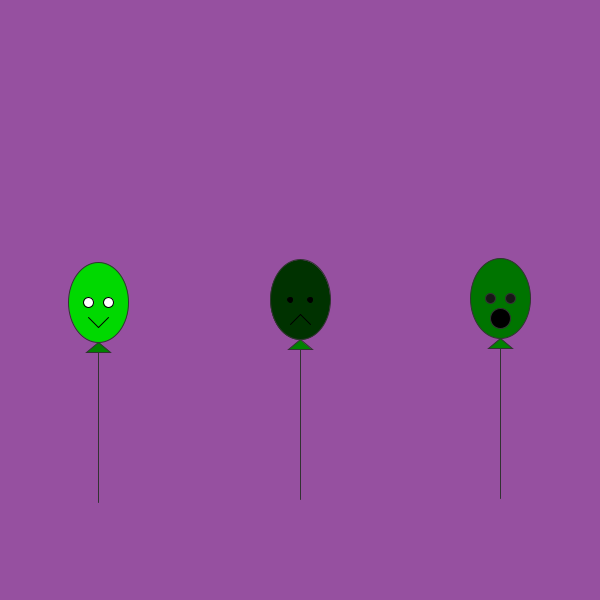
Frame 1 (no input)
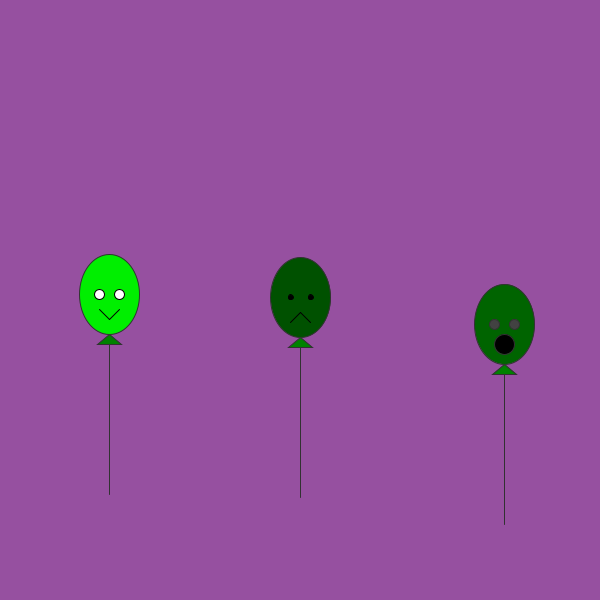
Frame 60 (the mouse pressed at the canvas centre just before this capture)
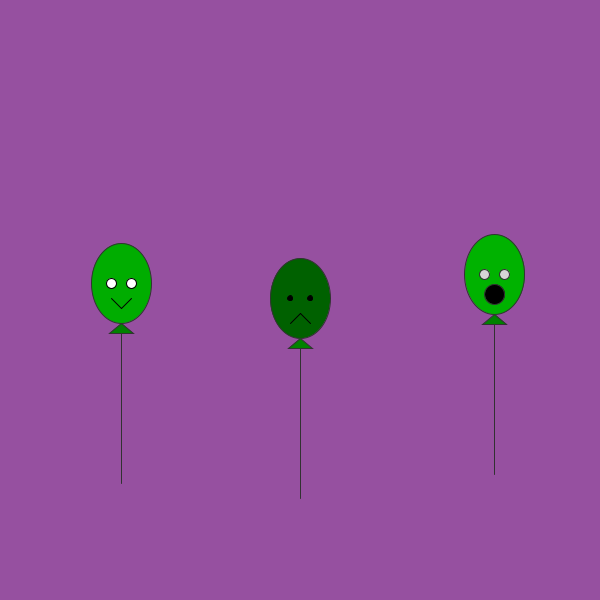
Frame 120 (the mouse held since frame 60 and released just before this capture)

The Processing sketch that drew these frames (run headless with seeded random() and noise(); from frame 60 on, the mouse is pressed at the canvas centre):

// Processing sketch: processing_138407
// ── processing_138407.pde

//Balloonert class object thang

class Balloonert {
  
  float x;
  float y;
  float speed;
  
  Balloonert(float tempX, float tempY, float tempSpeed) {
   x = tempX;
   y = tempY;
   speed = tempSpeed;
  }

void move() {
  x += random(-speed,speed);
  y += random(-speed,speed);
}

void display() {
 stroke(50);
 smooth();
 ellipse(x,y,60,80);//head
 line(x,y+40,x,y+200);//string
 fill(0,130,0);
 triangle(x,y+40,x-12,y+50,x+12,y+50);//tie

}

void wheeColor() {
 fill(0,random(150,255),0);
}

void sadColor() {
 fill(0,random(20,150),0);
}

void headColor() {
 fill(0,random(0,255),0);
}

void wheeFace() {
 stroke(0);
 line(x-10,y+15,x,y+25);//left mouth
 line(x,y+25,x+10,y+15);//right mouth
 fill(255);
 ellipse(x-10,y,10,10);//left eye
 ellipse(x+10,y,10,10);//right eye
 noFill();
}

void sadFace() {
 stroke(0);
 line(x-10,y+25,x,y+15);//left mouth
 line(x,y+15,x+10,y+25);//right mouth
 fill(0);
 ellipse(x-10,y,5,5);//left eye
 ellipse(x+10,y,5,5);//right eye
}

void whoaFace() {
 fill(random(0,255));
 ellipse(x-10,y,10,10);//left eye
 ellipse(x+10,y,10,10);//right eye
 fill(0);
 ellipse(x,y+20,20,20);//mouth
}

}
Balloonert whee;
Balloonert sad;
Balloonert whoa;

void setup() {
  size(600,600);
  smooth();
  whee = new Balloonert(100,300,2.5);
  sad = new Balloonert(300,300,0.3);
  whoa = new Balloonert(500,300,5);
}

void draw() {
  background(150,80,160);
  
  whee.wheeColor();
  whee.move();
  whee.display();
  whee.wheeFace();
  
  sad.sadColor();
  sad.move();
  sad.display();
  sad.sadFace();
  
  whoa.headColor();
  whoa.move();
  whoa.display();
  whoa.whoaFace();
}
